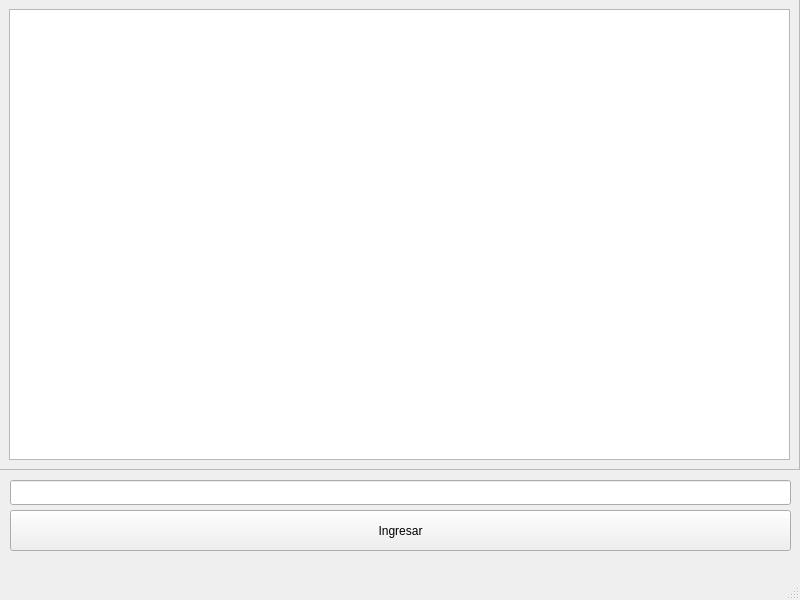
<?xml version="1.0" encoding="UTF-8"?>
<ui version="4.0">
 <class>MainWindow</class>
 <widget class="QMainWindow" name="MainWindow">
  <property name="geometry">
   <rect>
    <x>0</x>
    <y>0</y>
    <width>800</width>
    <height>600</height>
   </rect>
  </property>
  <property name="windowTitle">
   <string>MainWindow</string>
  </property>
  <widget class="QWidget" name="centralwidget">
   <widget class="QPushButton" name="buttonOK">
    <property name="geometry">
     <rect>
      <x>10</x>
      <y>510</y>
      <width>781</width>
      <height>41</height>
     </rect>
    </property>
    <property name="text">
     <string>Ingresar</string>
    </property>
   </widget>
   <widget class="QLineEdit" name="txtEntrada">
    <property name="geometry">
     <rect>
      <x>10</x>
      <y>480</y>
      <width>781</width>
      <height>25</height>
     </rect>
    </property>
   </widget>
   <widget class="QFrame" name="frame">
    <property name="geometry">
     <rect>
      <x>-1</x>
      <y>-1</y>
      <width>801</width>
      <height>471</height>
     </rect>
    </property>
    <property name="frameShape">
     <enum>QFrame::StyledPanel</enum>
    </property>
    <property name="frameShadow">
     <enum>QFrame::Raised</enum>
    </property>
    <widget class="QTextEdit" name="txt_prueba">
     <property name="geometry">
      <rect>
       <x>10</x>
       <y>10</y>
       <width>781</width>
       <height>451</height>
      </rect>
     </property>
     <property name="readOnly">
      <bool>true</bool>
     </property>
    </widget>
   </widget>
  </widget>
  <widget class="QMenuBar" name="menubar">
   <property name="geometry">
    <rect>
     <x>0</x>
     <y>0</y>
     <width>800</width>
     <height>22</height>
    </rect>
   </property>
  </widget>
  <widget class="QStatusBar" name="statusbar"/>
 </widget>
 <resources/>
 <connections/>
</ui>
